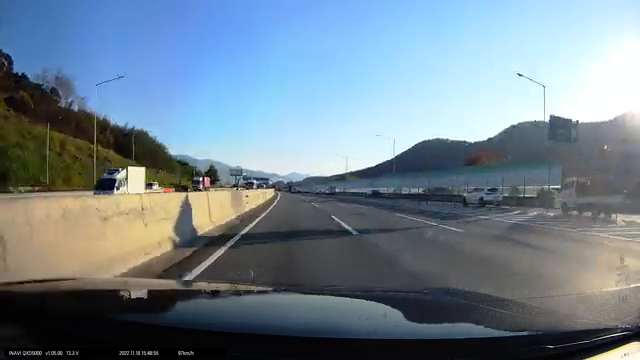
#> input picture frame 60 of data/driving_video.mp4, 640 x 360 px
$ jupyter execute car_speed_detection.ipynb   (shell and % lines are left out)
#> lines starting #> are read from the running program, lines starting #| are printed output that depends on the picture; after the words box and inside, x2 and y2 are one past the last pixel; in counts of white or black regions, pixels touching at a corner belong together
<a href="https://colab.research.google.com/github/dlwltn0430/autonomous-driving-samples/blob/main/car_speed_detection.ipynb" target="_parent"></a>

[cell 1]
import cv2
import numpy as np
import time
from google.colab.patches import cv2_imshow

# 차량 이동 거리 계산을 위한 함수
def calculate_distance(p1, p2):
    return np.sqrt((p2[0] - p1[0])**2 + (p2[1] - p1[1])**2)

# 차량 속도 계산을 위한 함수
def calculate_speed(distance, time_elapsed):
    return (distance / time_elapsed) * 3.6  # m/s를 km/h로 변환

# 비디오 캡처 시작
cap = cv2.VideoCapture('driving_video.mp4')
fps = cap.get(cv2.CAP_PROP_FPS)

# 첫 번째 프레임 읽기
ret, frame1 = cap.read()
#> frame1 is the input picture: shape (360, 640, 3); mean B, G, R 141.6, 129.4, 112.7
prev_gray = cv2.cvtColor(frame1, cv2.COLOR_BGR2GRAY)
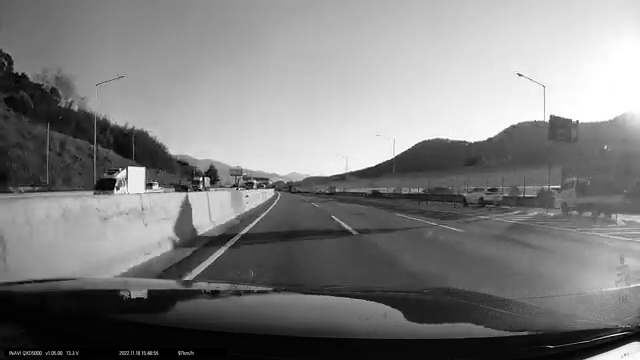
#> prev_gray: shape (360, 640); min 0, max 255, mean 125.8
prev_points = cv2.goodFeaturesToTrack(prev_gray, maxCorners=100, qualityLevel=0.3, minDistance=7, blockSize=7)
#> prev_points = 33 rows, first 8: [129, 168], [199, 179], [155, 184], [143, 169], [256, 183], [201, 188], [207, 178], [118, 188]

speeds = []
prev_time = time.time()

while cap.isOpened():
    ret, frame2 = cap.read()
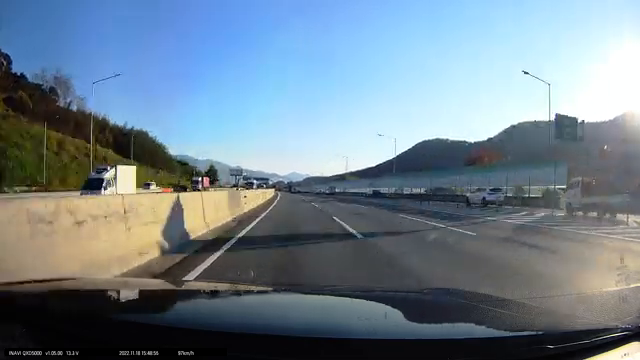
#> input picture frame 61 of data/driving_video.mp4, 640 x 360 px
#> frame2 is the input picture: shape (360, 640, 3); mean B, G, R 141.5, 129.2, 112.2
    if not ret:
        break

    gray = cv2.cvtColor(frame2, cv2.COLOR_BGR2GRAY)
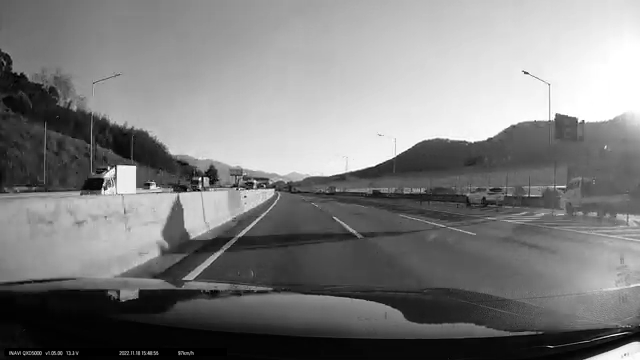
#> gray: shape (360, 640); min 0, max 255, mean 125.5
    next_points, status, _ = cv2.calcOpticalFlowPyrLK(prev_gray, gray, prev_points, None)
#> next_points = 33 rows, first 8: [117.8, 166.6], [198.1, 179], [152.2, 184.1], [133.9, 167.6], [256, 183], [200.1, 188], [206.2, 178], [106, 187.8]; status = 33 values from 1 to 1

    # 유효한 포인트만 선택
    good_new = next_points[status == 1]
#> good_new = 33 pairs, first value 11 to 582.8, second value 115.5 to 353
    good_old = prev_points[status == 1]
#> good_old = 33 pairs, first value 11 to 577, second value 117 to 353

    # 각 프레임 간의 속도 계산
    distances = [calculate_distance(p1, p2) for p1, p2 in zip(good_old, good_new)]
#> distances = 33 values, max 12.48 at index 32, min 0.000238 at index 14, mean 3.77
    avg_distance = np.mean(distances)
#> avg_distance = 3.77

    current_time = time.time()
    time_elapsed = current_time - prev_time
    speed = calculate_speed(avg_distance, time_elapsed)
#> speed = 178.4
    speeds.append(speed)

    # 프레임 업데이트
    prev_gray = gray.copy()
    prev_points = good_new.reshape(-1, 1, 2)
#> prev_points has the same summary as next_points
    prev_time = current_time

    # 속도 표시
    cv2.putText(frame2, f'Speed: {speed:.2f} km/h', (10, 30), cv2.FONT_HERSHEY_SIMPLEX, 1, (0, 255, 0), 2)
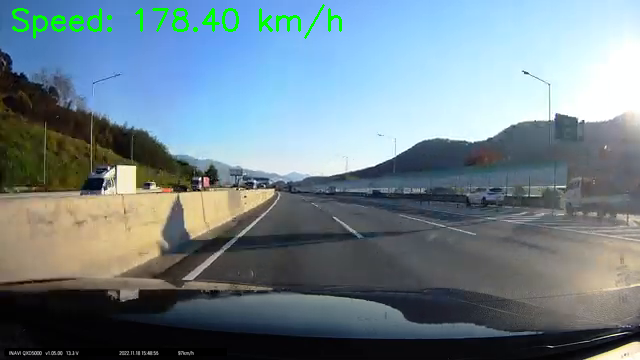
#> frame2: shape (360, 640, 3); 0.92% of pixels changed, all inside (x1, y1, x2, y2) = (12, 4, 342, 39)
    cv2_imshow(frame2)

    if cv2.waitKey(1) & 0xFF == ord('q'):
#> (key q is pressed here)
        break

cap.release()
cv2.destroyAllWindows()

# 평균 속도 계산 및 출력
average_speed = np.mean(speeds)
#> average_speed = 178.4
print(f'Average Speed: {average_speed:.2f} km/h')
#| Average Speed: 178.40 km/h

$ run again, starting later in the video
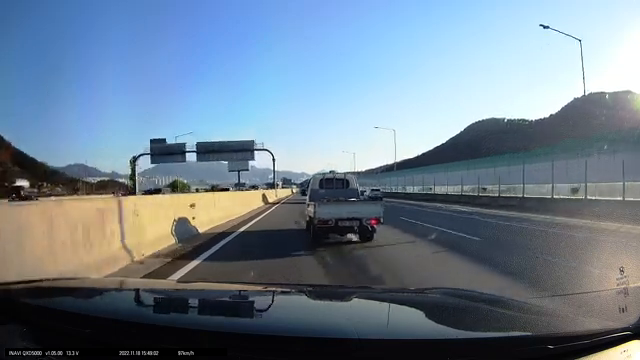
#> input picture frame 270 of data/driving_video.mp4, 640 x 360 px
#> frame1 is the input picture: shape (360, 640, 3); mean B, G, R 142.7, 127.3, 110.3
#> `prev_points = cv2.goodFeaturesToTrack(prev_gray, maxCorners=100, quali..`: prev_points = 50 rows, first 8: [256, 153], [188, 155], [152, 141], [280, 186], [148, 156], [133, 192], [193, 147], [163, 140]
#> `gray = cv2.cvtColor(frame2, cv2.COLOR_BGR2GRAY)`:
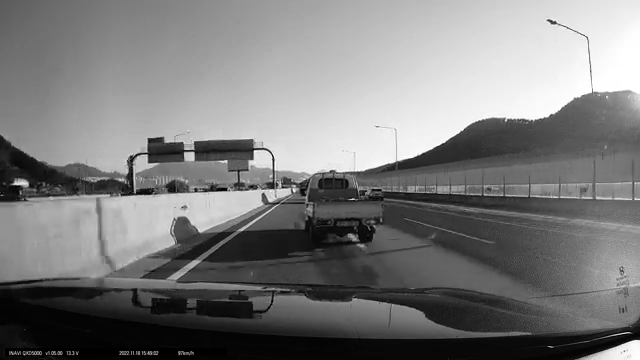
#> gray: shape (360, 640); min 0, max 255, mean 123.8
#> next_points = 50 rows, first 8: [255.4, 152.3], [186.3, 154.3], [149.6, 140.2], [279.6, 185.7], [145.4, 155.4], [130.5, 191.9], [191.2, 146.3], [161, 139]; status = 50 values from 1 to 1
#> good_new = 50 pairs, first value 11 to 607.9, second value 21.4 to 353
#> good_old = 50 pairs, first value 11 to 608, second value 26 to 353
#> distances = 50 values, max 8.79 at index 29, min 3.41e-05 at index 43, mean 1.58
#> avg_distance = 1.58
#> speed = 76.91
#> `prev_points = good_new.reshape(-1, 1, 2)`: prev_points has the same summary as next_points
#> `cv2.putText(frame2, f'Speed: {speed:.2f} km/h', (10, 30), cv2.FONT_HER..`:
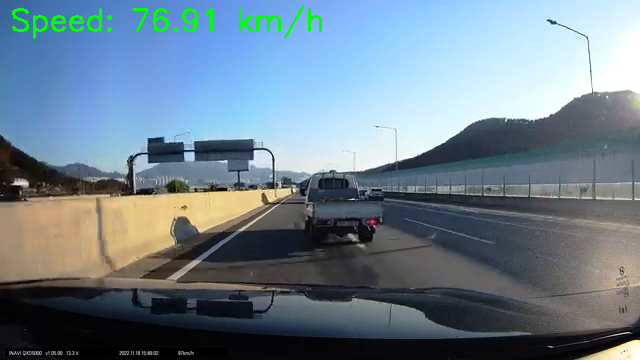
#> frame2: shape (360, 640, 3); mean B, G, R 140.7, 128.1, 109.4
#| Average Speed: 76.91 km/h

$ run again, starting later in the video
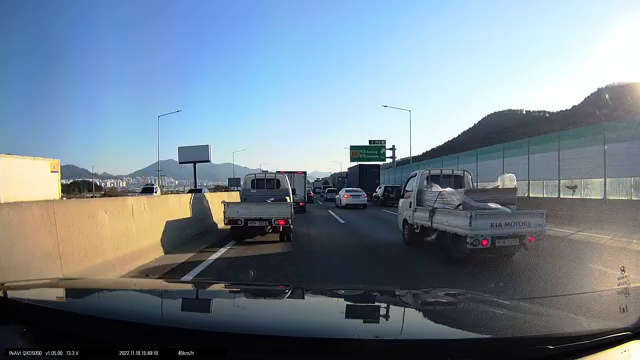
#> input picture frame 480 of data/driving_video.mp4, 640 x 360 px
#> frame1 is the input picture: shape (360, 640, 3); mean B, G, R 143.1, 130.5, 115.8
#> `prev_points = cv2.goodFeaturesToTrack(prev_gray, maxCorners=100, quali..`: prev_points = 25 rows, first 8: [388, 153], [371, 142], [352, 159], [383, 142], [352, 148], [383, 158], [289, 199], [304, 173]
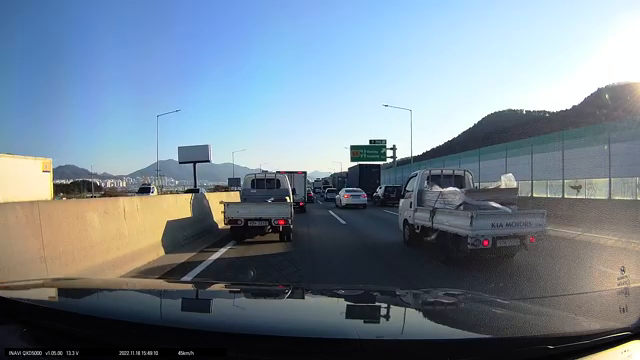
#> input picture frame 481 of data/driving_video.mp4, 640 x 360 px
#> frame2 is the input picture: shape (360, 640, 3); mean B, G, R 143, 130.3, 115.5
#> next_points = 25 rows, first 8: [388.6, 152.7], [371.5, 141.7], [352.4, 158.8], [383.6, 141.7], [352.4, 147.7], [383.6, 157.8], [288.9, 199], [304.1, 173]; status = 25 values from 1 to 1
#> good_new = 25 pairs, first value 49.26 to 523.2, second value 110.9 to 353
#> good_old = 25 pairs, first value 57 to 523, second value 111 to 353
#> distances = 25 values, max 7.79 at index 11, min 0.00851 at index 22, mean 1.04
#> avg_distance = 1.04
#> speed = 43.88
#> `prev_points = good_new.reshape(-1, 1, 2)`: prev_points has the same summary as next_points
#> `cv2.putText(frame2, f'Speed: {speed:.2f} km/h', (10, 30), cv2.FONT_HER..`:
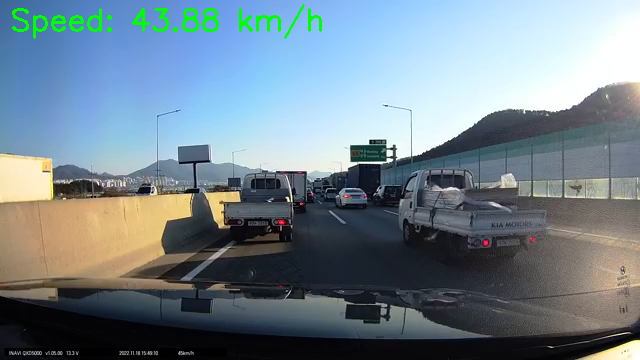
#> frame2: shape (360, 640, 3); 0.92% of pixels changed, all inside (x1, y1, x2, y2) = (12, 4, 322, 39)
#| Average Speed: 43.88 km/h
